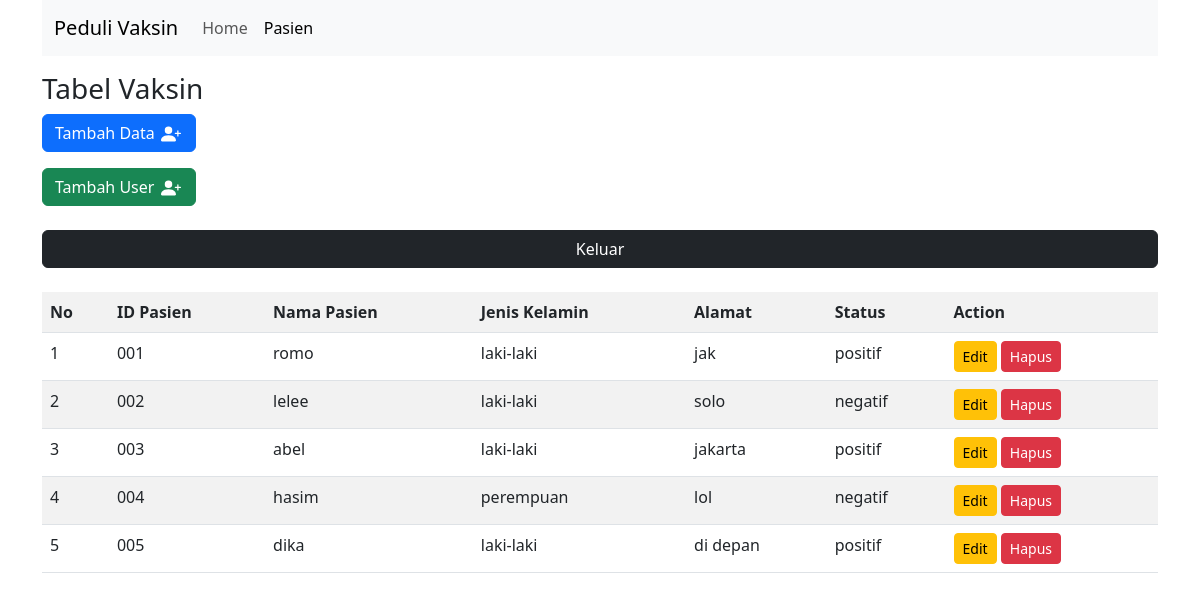
The app's page /pasien.php with its own data.
### tables this page shows
CREATE TABLE `pasien` (
  `idPasien` varchar(50) NOT NULL,
  `nmPasien` varchar(50) NOT NULL,
  `jk` char(15) NOT NULL,
  `alamat` varchar(255) NOT NULL,
  `status` varchar(11) NOT NULL
);

### pasien.php (the view, shortened to what this page needs)
<!DOCTYPE html>
<html>
<head>
    <link rel="stylesheet" href="assets/css/bootstrap.css">
</head>
<body>
    <div class="container">
        <nav class="navbar navbar-expand-lg navbar-light bg-light">
            <div class="container-fluid">
                <a class="navbar-brand" href="#">Peduli Vaksin</a>
                <div class="collapse navbar-collapse" id="navbarSupportedContent">
                    <ul class="navbar-nav me-auto mb-2 mb-lg-0">
                        <li class="nav-item">
                            <a class="nav-link" aria-current="page" href="#">Home</a>
                        </li>
                        <li class="nav-item">
                            <a class="nav-link active" href="#">Pasien</a>
                        </li>
                    </ul>
                </div>
            </div>
        </nav>
        <div class="row mt-3">
            <div class="col-sm">
                <h3>Tabel Vaksin</h3>
            </div>
        </div>
        <div class="row">
      <div class="col">
        <a href="tambahpasien.php" class="btn btn-primary   justify-content-center  "> Tambah Data  </a>
      </div>
    </div>
        <div class="row mt-3">
            <div class="col">
                <table class="table table-striped table-hover table-">
                    <tr>
                        <th>No</th>
                        <th>ID Pasien</th>
                        <th>Nama Pasien</th>
                        <th>Jenis Kelamin</th>
                        <th>Alamat</th>
                        <th>Status</th>
                        <th>Action</th>
                    </tr>
                    <div class="row">
      <div class="col">
        <a href="tambah_user.php" class="btn btn-success   justify-content-center  "> Tambah User  </a>
      </div>
    </div>
<br>
            <div class="col">
                <a href="logout.php" class="btn btn-dark d-flex justify-content-center">Keluar</a>
            </div>
            <br/>
                    <?php
                    include 'koneksi.php';
                    $no = 1;
                    $hasil = $koneksi->query("SELECT * FROM pasien");
                    while ($row = $hasil->fetch_assoc()) {
                    ?>
                        <tr>
                            <td><?= $no++; ?></td>
                            <td><?= $row['idPasien']; ?></td>
                            <td><?= $row['nmPasien']; ?></td>
                            <td><?= $row['jk']; ?></td>
                            <td><?= $row['alamat']; ?></td>
                            <td><?= $row['status']; ?></td>
                            <td>
                                <a class="btn btn-warning btn-sm" href="editpasien.php?edit=<?= $row['idPasien']; ?>">Edit</a>
                                <button type="button" class="btn btn-danger btn-sm" data-bs-toggle="modal" data-bs-target="#exampleModal<?= $row['idPasien'] ?>">
                                    Hapus
                                </button>
                            </td>
                        </tr>
                    <?php
                    }
                    ?>
                </table>
            </div>
        </div>
    </div>
</body>
</html>

### records on screen
pasien: idPasien "001", nmPasien "romo", jk "laki-laki", alamat "jak", status "positif"
pasien: idPasien "002", nmPasien "lelee", jk "laki-laki", alamat "solo", status "negatif"
pasien: idPasien "003", nmPasien "abel", jk "laki-laki", alamat "jakarta", status "positif"
pasien: idPasien "004", nmPasien "hasim", jk "perempuan", alamat "lol", status "negatif"
pasien: idPasien "005", nmPasien "dika", jk "laki-laki", alamat "di depan", status "positif"
